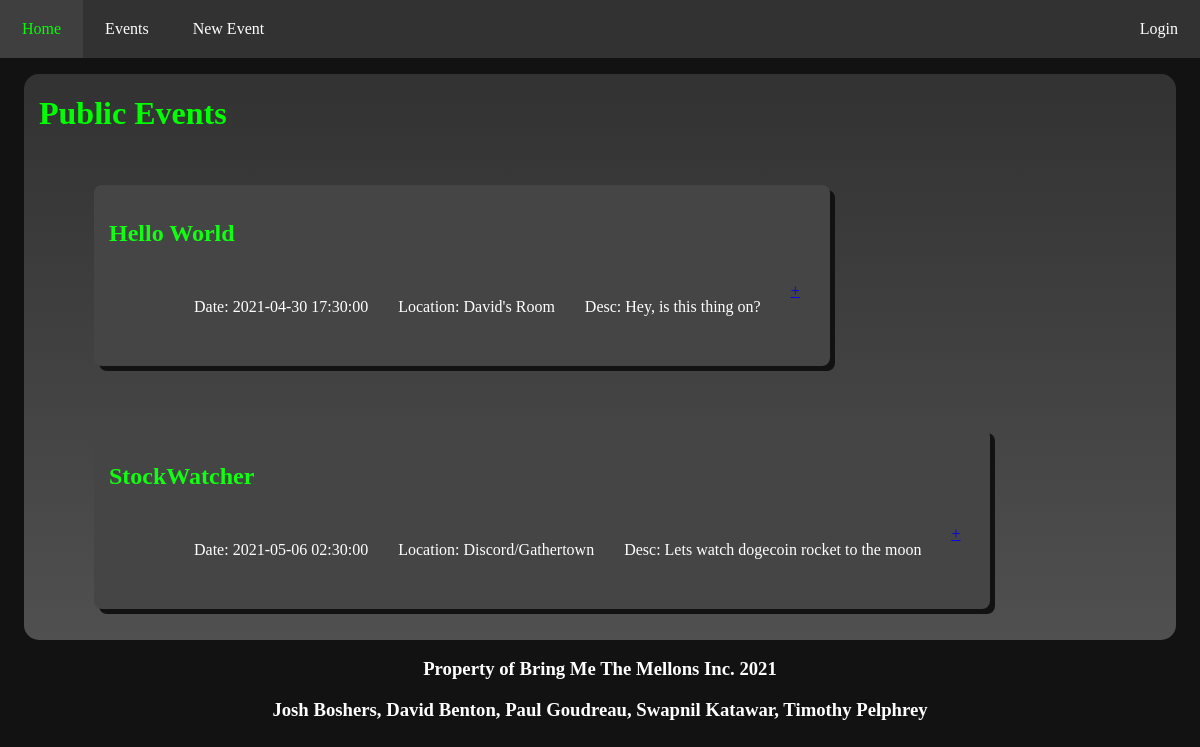
/index, run on the app's committed database.
### database/models.py (models this page shows, shortened)
class Event(db.Model):
    id = db.Column('id', db.Integer, primary_key=True)
    host_id = db.Column(db.Integer, db.ForeignKey('user.id'), nullable=False)
    name = db.Column('name', db.String(100), nullable=False)
    is_private = db.Column('is_private', db.Boolean, default=False, nullable=False)
    location = db.Column('location', db.String(200), nullable=False)
    start_time = db.Column('start_time', db.DateTime, nullable=False)
    end_time = db.Column('end_time', db.DateTime)
    image = db.Column('image', db.String(50))
    description = db.Column('description', db.VARCHAR, nullable=False)
    rsvps = db.relationship('RSVP', backref='event', cascade='all, delete-orphan', lazy=True)

### app.py (the view)
@app.route('/')
@app.route('/index')
def index():
    events = db.session.query(Event).filter_by(is_private=False).all()
    return render_template('index.html', events=events)

### templates/index.html (shortened to what this page needs)
<!DOCTYPE html>
<html>
  <head>
      <link rel="stylesheet" href="..\static\css\main.css">
  </head>
  <body>
        <nav>
        <ul id="navbar">
          <li><a class="nav-link" href="/index"> Home </a></li>
          <li><a class="nav-link"  href="/events"> Events </a></li>
          <li><a class="nav-link"  href="/events/new"> New Event </a></li>
            {% if session['user'] %}
            <div class="nav-right">
            <li><a class="nav-link" id="login"  href="/logout"> Logout </a></li>
            </div>
            {% else %}
            <div class="nav-right">
            <li><a class="nav-link" id="login"  href="/login"> Login </a></li>
            </div>
            {% endif %}
        </ul>
        </nav>
  <div class="row">
    <div class="spacer"></div>
    <div class="event_frame_r">
    <h1> Public Events </h1>
    {% for event in events %}
    <ul class="event_list">
    <li>
        <div class="public_event">
            <h2> {{event.name}}</h2>
            <ul class="event_info">
                <li calss="info">
                </li>
                <li class="info">
                    <p> Date: {{event.start_time}}</p>
                </li>
                <li class="info">
                    <p> Location: {{event.location}}</p>
                </li>
                <li class="info">
                    <p> Desc: {{event.description}}</p>
                </li>
                <li class="info"><a href="events/{{event.id}}"> +</a></li>
            </ul>
        </div>
    </li>
    </ul>
    {%endfor%}
    </div>
    <div class="spacer"></div>
  </div>
    <div class="footer">
        <h3>Property of Bring Me The Mellons Inc. 2021</h3>
        <h3>Josh Boshers, David Benton, Paul Goudreau, Swapnil Katawar, Timothy Pelphrey</h3>
    </div>
  </body>
</html>

### static/css/main.css (style rules this page uses)
body { background-color: #111111; margin: 0px; background-color: #121212 }
#navbar { list-style-type: none; background-color: #323232; margin:0; padding:0; overflow: hidden; }
.nav-right { float:right; }
li { float:left; }
.nav-link { text-decoration: none; display: block; color: white; text-align: center; padding: 20px 22px; background-color: #323232; vertical-align: center; float: right; }
.footer { background-color: #323232 position: fixed; bottom: 0; left:0; width: 100%; text-align: center; }
.event_frame_r { background-image: linear-gradient( to bottom, #323232, #505050); flex:50%; border-radius:15px; padding-left: 15px; padding-right: 15px; overflow-y: auto; }
.spacer { width: 2%; }
p { color: white; }
h1 { color:#00FF00; }
h2 { color:#11FF11; }
h3 { color:white; }
.public_event { background-color: #454545; border-radius: 8px; padding:15px; box-shadow: 5px 5px #121212; }
.row { display: flex; float:left width:50%; height: 90%; }
.event_list { display: inline; float: left; list-style-type: none; }
.event_list li { padding: 15px; }
.event_info { list-style-type: none; display: inline-block; }
.info { padding-left: 20px; }

### data on the page
Event: name "Hello World", start_time "2021-04-30 17:30:00", location "David's Room", description "Hey, is this thing on?"
Event: name "StockWatcher", start_time "2021-05-06 02:30:00", location "Discord/Gathertown", description "Lets watch dogecoin rocket to the moon"
